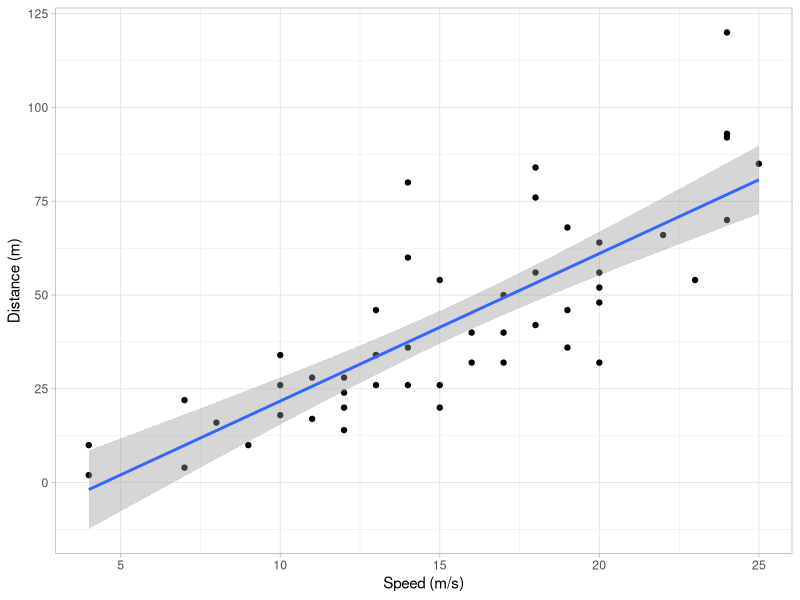
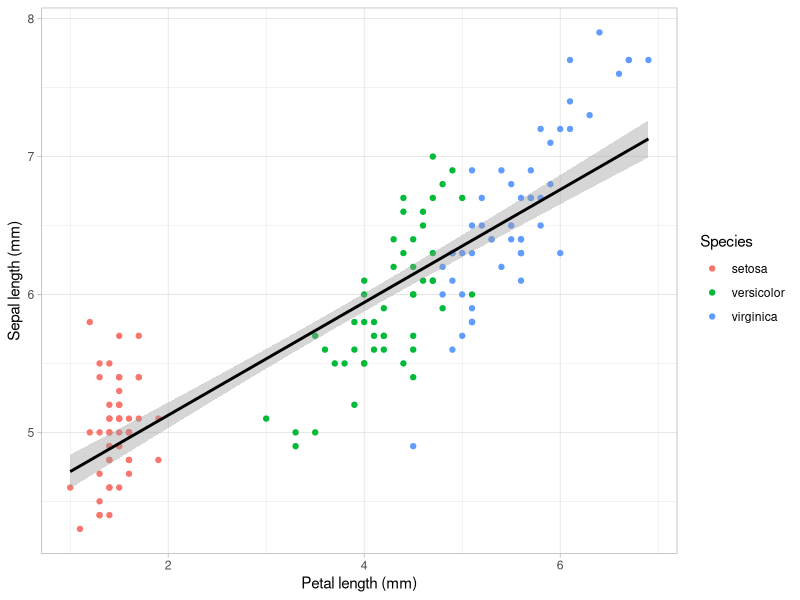
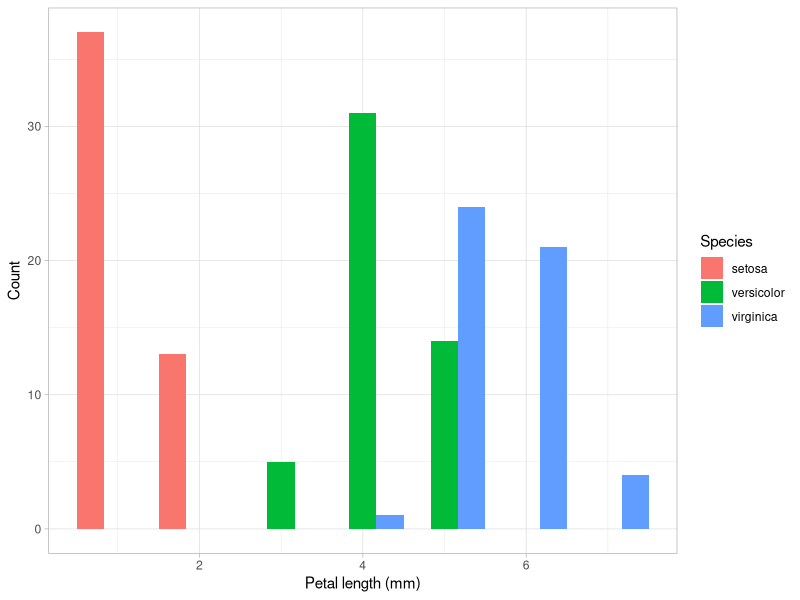

R code for these plots, in order: (Note: this script raises an error after producing the figures.)
# Day 2
# Practise/Recap own dataset & create graphs
# Author: Ayesha Jones

# Load packages
library(tidyverse)

# select in-built dataframe (should have chosen dataset similar to ChickWeight example i.e. not continuous data)
Cars <- datasets::cars

# Plot basic graph
ggplot(data = Cars, aes(x = speed, y = dist)) +
  geom_point() +
  geom_smooth(method = "lm", size = 1) + # how to remove grey band around lm?
  theme_light() +
  labs(x = "Speed (m/s)", y = "Distance (m)")

# Select dataset
Iris <- datasets::iris

# calc mean of each species petal length
iris_ave <- # save new dataframe
Iris %>% # from originl 'Iris" dataframe 
  group_by(Species)  %>% 
  summarise(ave_petal_ln = mean(Petal.Length))


# create basic plot named iris_scatter
iris_scatter <- ggplot(data = Iris, aes(x = Petal.Length, y = Sepal.Length, colour = Species)) + # colour is part of aes, if not, wont seperate species by colour
  geom_point() +
  geom_smooth(method = "lm", colour = "black") +
  labs(x = "Petal length (mm)", y = "Sepal length (mm)") +
  theme_light()
iris_scatter

### UNNECESSARY
# create new subset dataset from original iris data using filter func  
iris_spe <- Iris %>% 
  filter(Petal.Length == 1.4) # looks at ave petal length for setosa sp
# to filter words you need to use quotation marks but not for numbers
# we filter so that we only look at the data with a val of 1.4

# tried to create a histogram for the ave length of a species
# but dont need to filter to create histogram


# histogram 
# histogram of all 3 specie's a specific petal/sepal length

iris_histo <- ggplot(data = Iris, aes(x = Petal.Length)) +
                       geom_histogram(aes(fill = Species),  position = "dodge", binwidth = 1) +
                       labs(x = "Petal length (mm)", y = "Count") +
                       theme_light()
iris_histo
# what does position and dodge mean?

#boxplot
iris_box <- ggplot(data = Iris, aes(x = Species, y = Sepal.Length)) +
                     geom_boxplot(fill = Species) +
  labs(x = "Petal length (mm)",  y = "Sepal/Length (mm)")
iris_box


# Note that we are using 'ChickLast', not 'ChickWeight'
box_1 <- ggplot(data = ChickLast, aes(x = Diet, y = weight)) +
  geom_boxplot(aes(fill = Diet)) +
  labs(x = "Diet", y = "Final Mass (g)")
box_1




